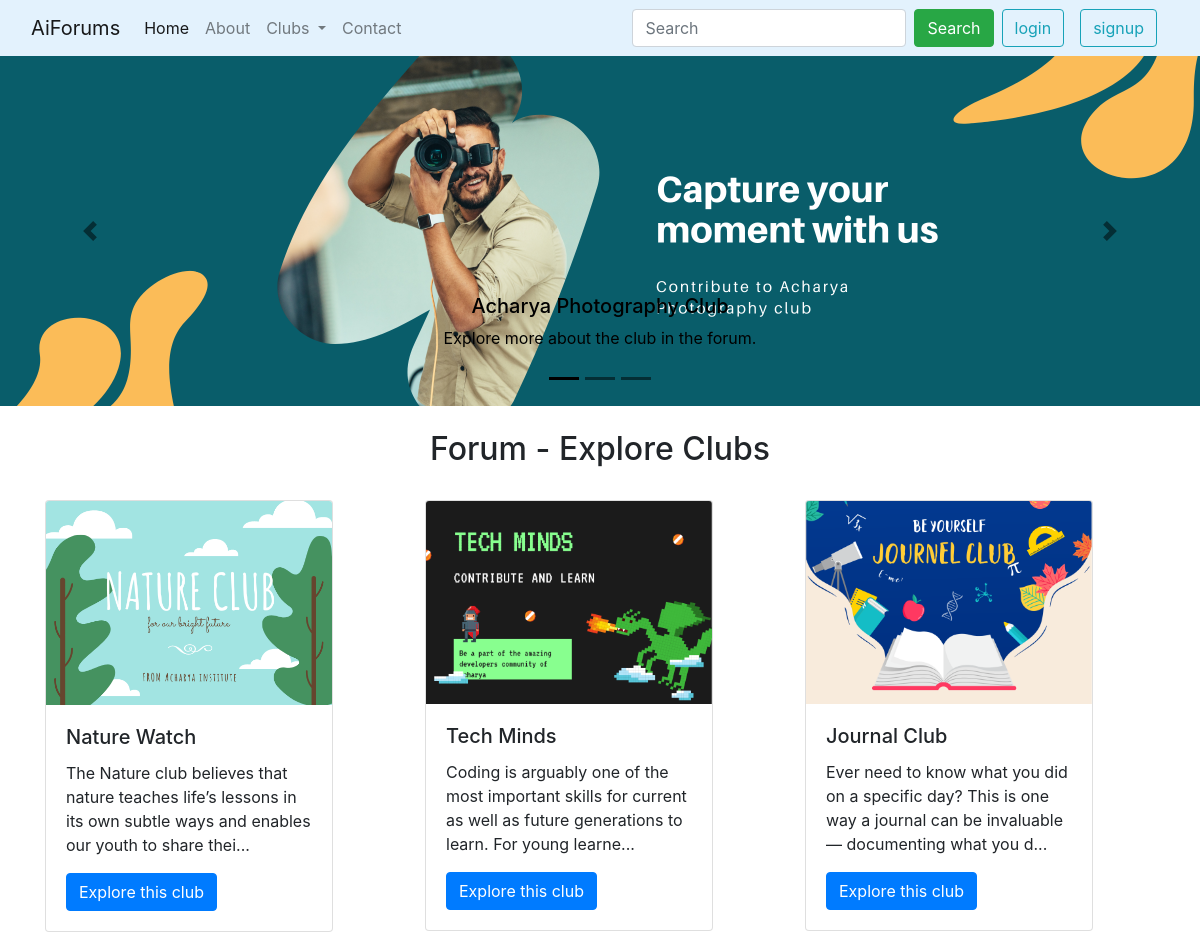
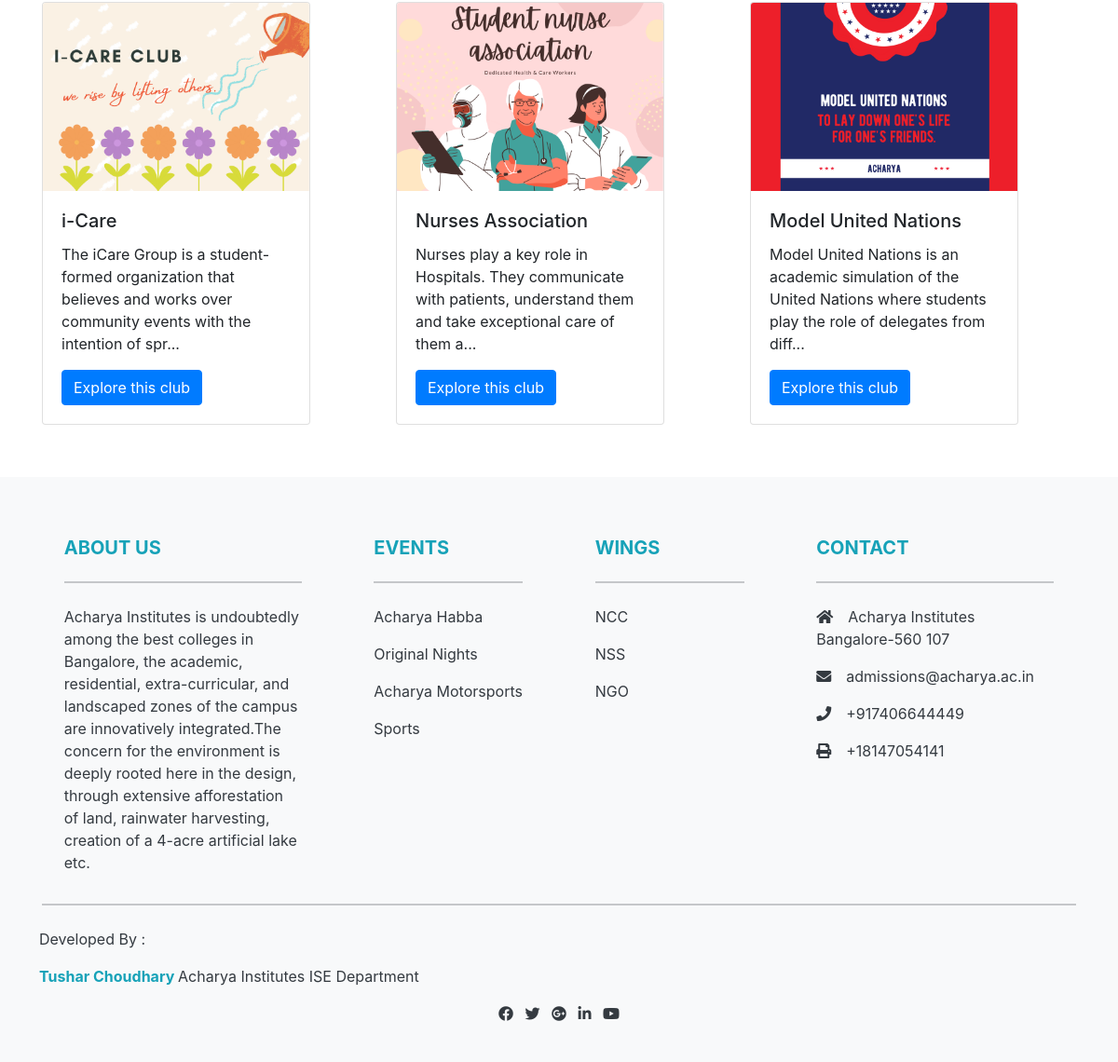
The page / on the database its author committed (2 pictures, top to bottom).
### tables this page shows
CREATE TABLE `clubs` (
  `club_id` int(11) NOT NULL,
  `club_name` varchar(255) NOT NULL,
  `club_description` varchar(355) NOT NULL,
  `created` datetime NOT NULL DEFAULT current_timestamp(),
  `image` varchar(255) NOT NULL
);

### index.php (the view, shortened to what this page needs)
<!doctype html>
<html lang="en">
<head>
    <link href="https://cdn.jsdelivr.net/npm/bootstrap@5.1.3/dist/css/bootstrap.min.css" rel="stylesheet"
>
</head>
<body>
    <?php include 'partials/_navbar.php'; ?>
    <div id="carouselExampleDark" class="carousel carousel-dark slide" data-bs-ride="carousel">
        <div class="carousel-indicators">
            <button type="button" data-bs-target="#carouselExampleDark" data-bs-slide-to="0" class="active"
                aria-current="true" aria-label="Slide 1"></button>
            <button type="button" data-bs-target="#carouselExampleDark" data-bs-slide-to="1"
                aria-label="Slide 2"></button>
            <button type="button" data-bs-target="#carouselExampleDark" data-bs-slide-to="2"
                aria-label="Slide 3"></button>
        </div>
        <div class="carousel-inner">
            <div class="carousel-item active" data-bs-interval="10000">
            <img src="images/photographyboard.png" class="d-block w-100" alt="...">
                <div class="carousel-caption d-none d-md-block">
                    <h5>Acharya Photography Club</h5>
                    <p>Explore more about the club in the forum.</p>
                </div>
            </div>
        </div>
        <button class="carousel-control-prev" type="button" data-bs-target="#carouselExampleDark" data-bs-slide="prev">
            <span class="carousel-control-prev-icon" aria-hidden="true"></span>
        </button>
        <button class="carousel-control-next" type="button" data-bs-target="#carouselExampleDark" data-bs-slide="next">
            <span class="carousel-control-next-icon" aria-hidden="true"></span>
        </button>
    </div>
    <div class="container my-4" >
        <h2 class="text-center my-4">Forum - Explore Clubs</h2>
        <div class="row my-4">
            <?php
             $sql = "SELECT * FROM `clubs`";
             $result = mysqli_query($conn,$sql);
             while($row = mysqli_fetch_assoc($result)){
                $id = $row['club_id'];
                $clubname = $row['club_name'];
                $clubdesc = $row['club_description'];
                $image = $row['image'];
                $folder = "uploads/".$image;
                echo '<div class="col-md-4 my-2">
                <div class="card" style="width: 18rem;">
                    <img src="'.$folder.'"  class="card-img-top" alt="Image for this club">
                    <div class="card-body">
                        <h5 class="card-title">' . $clubname . '</h5>
                        <p class="card-text">' . substr($clubdesc,0,120) . '...</p>
                        <a href="threadlist.php?clubid=' . $id . '" class="btn btn-primary">Explore this club</a>
                    </div>
                </div>
            </div> ';
             }
             ?>
        </div>
    </div>
    <?php include 'partials/_footer.php'; ?>
</body>
</html>

### partials/_navbar.php (shortened to what this page needs)
<?php
if(isset($_SESSION['username']) && $_SESSION['username']==true){
  $loggedin = true;
}
else{
  $loggedin = false;
}
echo ' <nav class="navbar navbar-expand-lg navbar-light"  style="background-color: #e3f2fd";>
<div class="container-fluid">
  <a class="navbar-brand" href="/forum">AiForums</a>
  <button class="navbar-toggler" type="button" data-bs-toggle="collapse" data-bs-target="#navbarSupportedContent" aria-controls="navbarSupportedContent" aria-expanded="false" aria-label="Toggle navigation">
    <span class="navbar-toggler-icon"></span>
  </button>
  <div class="collapse navbar-collapse" id="navbarSupportedContent">
    <ul class="navbar-nav me-auto mb-2 mb-lg-0">
      <li class="nav-item">
        <a class="nav-link active" aria-current="page" href="/forum">Home</a>
      </li>
      <li class="nav-item">
        <a class="nav-link" href="about.php">About</a>
      </li>
      <li class="nav-item dropdown">
        <a class="nav-link dropdown-toggle" href="#" id="navbarDropdown" role="button" data-bs-toggle="dropdown" aria-expanded="false">
          Clubs
        </a>
        <ul class="dropdown-menu" aria-labelledby="navbarDropdown"> ';
         echo ' </ul>
      </li>';
    echo '
      <li class="nav-item">
        <a class="nav-link" href="contact.php">Contact</a>
      </li>
    </ul>
      <form class="d-flex" action="search.php" method="get">
      <input class="form-control me-2" type="search" placeholder="Search" name="query">
      <button class="btn btn-success" type="submit">Search</button>
    </form>';
    if(!$loggedin){
      echo '
    <ul class="navbar-nav d-flex flex-row me-1">
      <li class="nav-item me-3 me-lg-0">
      <a href="login.php" class="btn btn-outline-info ms-2 me-2 mt-2 mt-lg-0">login</a>
      </li>
      <li class="nav-item me-3 me-lg-0 ">
      <a href="signup.php" class="btn btn-outline-info ms-2 me-2 mt-2 mt-lg-0">signup</a>
      </li>
    </ul>';
    }
  echo '
  </div>
</div>
</nav>';
?>

### partials/_footer.php (shortened to what this page needs)
<!DOCTYPE html>
<html>
<head>
	<link rel="stylesheet" href="https://stackpath.bootstrapcdn.com/bootstrap/4.5.0/css/bootstrap.min.css">
	<link rel="stylesheet" type="text/css" href="https://cdnjs.cloudflare.com/ajax/libs/font-awesome/5.14.0/css/all.min.css">
</head>
<body>
<footer class="bg-light text-dark pt-5 pb-4 mt-5">
		<div class="container text-center text-md-left">
			<div class="row text-center text-md-left">
				<div class="col-md-3 col-lg-3 col-xl-3 mx-auto mt-3">
					<h5 class="text-uppercase mb-4 font-weight-bold text-info">About Us</h5>
						<hr class="mb-4">
					<p>Acharya Institutes is undoubtedly among the best colleges in Bangalore, the academic, residential, extra-curricular, and landscaped zones of the campus are innovatively integrated.The concern for the environment is deeply rooted here in the design, through extensive afforestation of land, rainwater harvesting, creation of a 4-acre artificial lake etc. </p>
				</div>
				<div class="col-md-2 col-lg-2 col-xl-2 mx-auto mt-3">
					<h5 class="text-uppercase mb-4 font-weight-bold text-info">Events</h5>
						<hr class="mb-4">
				<p>
					<a href="#" class="text-dark" style="text-decoration: none;"> Acharya Habba</a>
				</p>
				<p>
					<a href="#" class="text-dark" style="text-decoration: none;"> Original Nights</a>
				</p>
				<p>
					<a href="#" class="text-dark" style="text-decoration: none;"> Acharya Motorsports</a>
				</p>
				<p>
					<a href="#" class="text-dark" style="text-decoration: none;"> Sports</a>
				</p>
				</div>
				<div class="col-md-3 col-lg-2 col-xl-2 mx-auto mt-3">
					<h5 class="text-uppercase mb-4 font-weight-bold text-info">Wings</h5>
						<hr class="mb-4">
				<p>
					<a href="#" class="text-dark" style="text-decoration: none;"> NCC</a>
				</p>
				<p>
					<a href="#" class="text-dark" style="text-decoration: none;"> NSS</a>
				</p>
				<p>
					<a href="#" class="text-dark" style="text-decoration: none;">NGO</a>
				</p>
				</div>
				<div class="col-md-4 col-lg-3 col-xl-3 mx-auto mt-3">
					<h5 class="text-uppercase mb-4 font-weight-bold text-info" >Contact</h5>
						<hr class="mb-4">
					<p>
						<i class="fas fa-home mr-3"></i>Acharya Institutes Bangalore-560 107
					</p>
					<p>
						<i class="fas fa-envelope mr-3"></i>admissions@acharya.ac.in
					</p>
					<p>
						<i class="fas fa-phone mr-3"></i>+917406644449
					</p>
					<p>
						<i class="fas fa-print	 mr-3"></i>+18147054141
					</p>
				</div>
			</div>
			<hr class="mb-4">
			<div class=" row d-flex justify-content-center">
					<div>
						<p>	Developed By :
								<P><strong class="text-info">Tushar Choudhary </strong>Acharya Institutes ISE Department</P>
						</p>
					</div>
			</div>
				<div class="row d-flex justify-content-center">
					<div class="text-center ">
						<ul class="list-unstyled list-inline">
							<li class="list-inline-item">
								<a href="#" class="text-dark" ><i class="fab fa-facebook"></i></a>
							</li>
							<li class="list-inline-item">
								<a href="#" class= "text-dark" ><i class="fab fa-twitter"></i></a>
							</li>
							<li class="list-inline-item">
								<a href="#" class=" text-dark" ><i class="fab fa-google-plus"></i></a>
							</li>
							<li class="list-inline-item">
								<a href="#" class=" text-dark" ><i class="fab fa-linkedin-in"></i></a>
							</li>
							<li class="list-inline-item">
								<a href="#" class=" text-dark" ><i class="fab fa-youtube"></i></a>
							</li>
						</ul>
					</div>
				</div>
			</div>
</footer>
</body>
</html>

### rows shown on the page
clubs: image (picture), club_name "Nature Watch", club_description "The Nature club believes that nature teaches life’s lessons in its own subtle ways and enables our youth to share thei"
clubs: image (picture), club_name "Tech Minds", club_description "Coding is arguably one of the most important skills for current as well as future generations to learn. For young learne"
clubs: image (picture), club_name "Journal Club", club_description "Ever need to know what you did on a specific day? This is one way a journal can be invaluable — documenting what you d"
clubs: image (picture), club_name "i-Care", club_description "The iCare Group is a student-formed organization that believes and works over community events with the intention of spr"
clubs: image (picture), club_name "Nurses Association", club_description "Nurses play a key role in Hospitals. They communicate with patients, understand them and take exceptional care of them a"
clubs: image (picture), club_name "Model United Nations", club_description "Model United Nations is an academic simulation of the United Nations where students play the role of delegates from diff"
